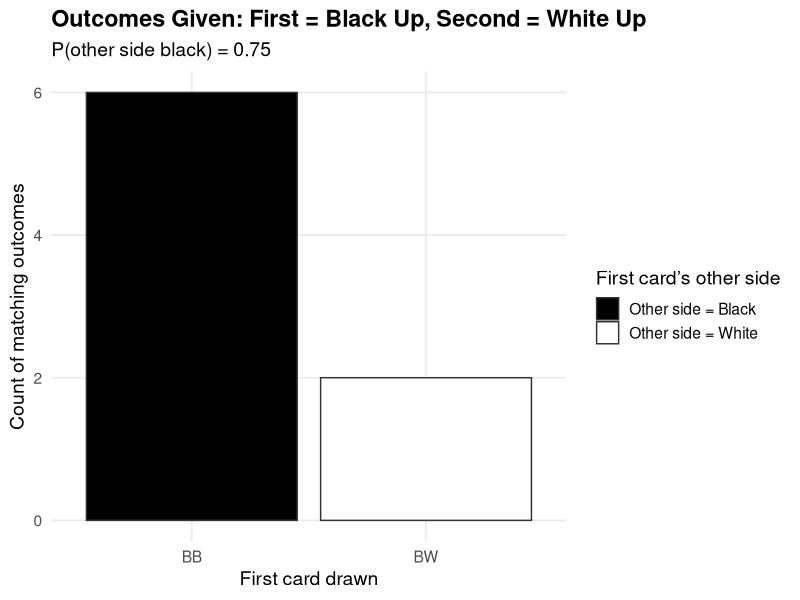

The R script that drew this image:
#2M4. Suppose you have a deck with only three cards. Each card has two sides, and each side is either
#black or white. One card has two black sides. The second card has one black and one white side. The
#third card has two white sides. Now suppose all three cards are placed in a bag and shuffled. Someone
#reaches into the bag and pulls out a card and places it flat on a table. A black side is shown facing up,
#but you don’t know the color of the side facing down. Show that the probability that the other side is
#also black is 2/3. Use the counting method (Section 2 of the chapter) to approach this problem. This
#means counting up the ways that each card could produce the observed data (a black side facing up
#on the table).

#2M7. Assume again the original card problem, with a single card showing a black side face up. Before
#looking at the other side, we draw another card from the bag and lay it face up on the table. The face
#that is shown on the new card is white. Show that the probability that the first card, the one showing
#a black side, has black on its other side is now 0.75. Use the counting method, if you can. Hint: Treat
#this like the sequence of globe tosses, counting all the ways to see each observation, for each possible
#first card.

# Define the three cards and their two sides (label sides to treat them distinct)
cards <- list(
  BB = c("B1","B2"),   # two distinct black sides
  BW = c("B","W"),     # one black, one white
  WW = c("W1","W2")    # two distinct white sides
)

# Build all possible (card, side_up) pairs for each card
first_sides <- data.frame(card = rep(names(cards), times = sapply(cards,length)),
                          side_up = unlist(cards),
                          stringsAsFactors = FALSE)

# For each possible first draw (card, side_up) produce all possible second draws
all_pairs <- do.call(rbind, lapply(1:nrow(first_sides), function(i) {
  first_card <- first_sides[i, "card"]
  first_side <- first_sides[i, "side_up"]
  # remaining cards (remove the entire first card)
  remaining_cards <- cards[names(cards) != first_card]
  # enumerate remaining card-side pairs
  rem_df <- data.frame(card2 = rep(names(remaining_cards), times = sapply(remaining_cards,length)),
                       side2 = unlist(remaining_cards),
                       stringsAsFactors = FALSE)
  data.frame(card1 = first_card,
             side1 = first_side,
             card2 = rem_df$card2,
             side2 = rem_df$side2,
             stringsAsFactors = FALSE)
}))

nrow(all_pairs)  # should be 6 * 4 = 24 total ordered side-up outcomes

# Select only those outcomes that match the observations:
# first shows black up (side1 is "B" or starts with "B"), second shows white up
is_black <- grepl("^B", all_pairs$side1)
is_white <- grepl("^W", all_pairs$side2)

observed <- all_pairs[is_black & is_white, ]

# How many matching sequences?
n_observed <- nrow(observed)

# Among those, count sequences where the other side of the first card is black:
other_side_black <- observed$card1 == "BB"
n_other_black <- sum(other_side_black)

# Probability:
p_other_black_given_obs <- n_other_black / n_observed

# Print helpful summary
cat("Total ordered side-up outcomes:", nrow(all_pairs), "\n")
cat("Outcomes matching (first black up, second white up):", n_observed, "\n")
cat("Of those, outcomes where first card's other side is black:", n_other_black, "\n\n")
cat("P(other side black | first black up, second white up) =", p_other_black_given_obs, "\n")

# --------------------------
# Plotting function
# --------------------------
plot_probabilities <- function(observed_df, p_value) {
  if (!requireNamespace("ggplot2", quietly = TRUE)) {
    install.packages("ggplot2")
  }
  library(ggplot2)
  
  observed_df$other_side <- ifelse(observed_df$card1 == "BB", "Other side = Black", "Other side = White")
  
  p <- ggplot(observed_df, aes(x = card1, fill = other_side)) +
    geom_bar(position = "dodge", color = "gray20") +
    scale_fill_manual(values = c("Other side = Black" = "black", "Other side = White" = "white")) +
    theme_minimal(base_size = 14) +
    labs(
      title = "Outcomes Given: First = Black Up, Second = White Up",
      subtitle = sprintf("P(other side black) = %.2f", p_value),
      x = "First card drawn",
      y = "Count of matching outcomes",
      fill = "First card’s other side"
    ) +
    theme(
      plot.title = element_text(face = "bold"),
      panel.grid.minor = element_blank()
    )
  
  print(p)  # ensures it appears in scripts as well as interactive sessions
}

# Show plot
plot_probabilities(observed, p_other_black_given_obs)


